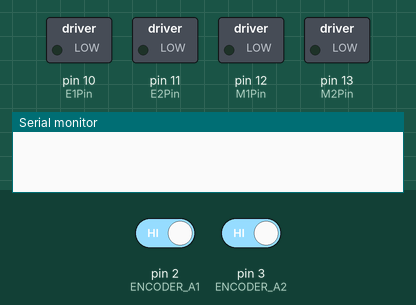
Recording of a sketch running on a simulated Arduino Uno, built with avr-gcc and run on an emulated ATmega328P. Shown: switched loads named in the sketch (green lamp = pin HIGH), the last lines printed to the serial monitor. The test bench sets the inputs (shaded band); at power-on: pin 2 (ENCODER_A1) HIGH, pin 3 (ENCODER_A2) HIGH.

Above: at 0.05 s.
At 0.65 s:
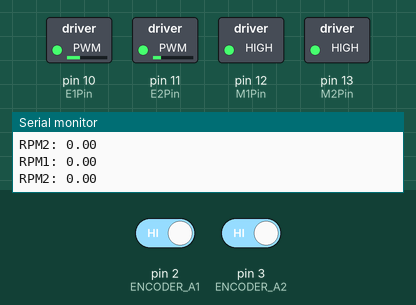
At 1.25 s:
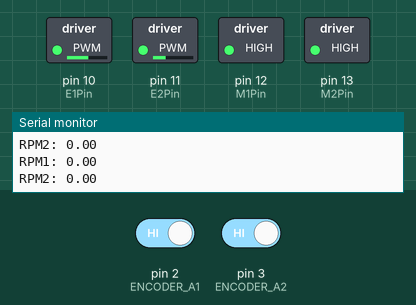
At 2.35 s:
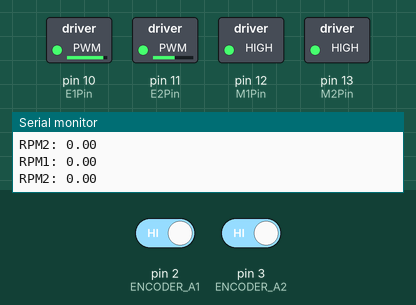
At 3.55 s:
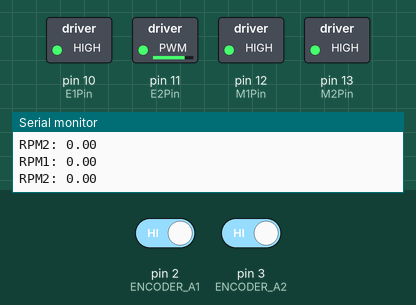
At 4.7 s:
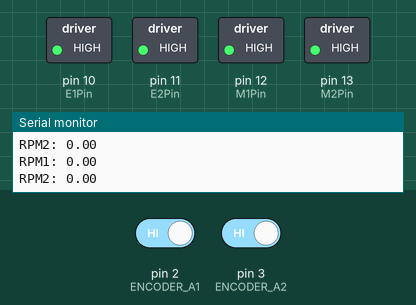
Timing chart, 0 to 6.2 s (numbered marks = the images above):
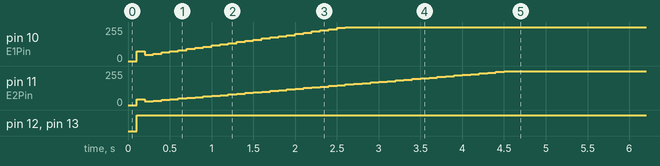

Measured:
- by itself, pin 12 (M1Pin), pin 13 (M2Pin): LOW → HIGH at 0.10 s
- by itself, pin 10 (E1Pin): 0/255 → 72/255 at 0.10 s, → 47/255 0.10 s later, → 56/255 0.10 s later, → 65/255 0.10 s later, … (26 changes in this stretch)
- by itself, pin 11 (E2Pin): 0/255 → 43/255 at 0.10 s, → 28/255 0.10 s later, → 33/255 0.10 s later, → 39/255 0.10 s later, … (46 changes in this stretch)

The sketch:

Dos_Motores.ino
```cpp
//***************************************************//
//***************************************************//
//*****    Velocidad de 2 Motores DC con PID    *****//
//*****                                         *****//
//***** by: Sergio Andres Castaño Giraldo       *****//
//***** https://controlautomaticoeducacion.com/ *****//
//*****                                         *****//
//***************************************************//
//***************************************************//

// this library includes the ATOMIC_BLOCK macro.
#include <util/atomic.h>

#define ENCODER_A1       2 // Amarillo
#define ENCODER_B1       4 // Verde
#define ENCODER_A2       3 // Amarillo
#define ENCODER_B2       5 // Verde


// Pines de Control Shield
const int E1Pin = 10;
const int M1Pin = 12;
const int E2Pin = 11;
const int M2Pin = 13;


//Variable global de pulsos compartida con la interrupción
volatile int pulsos1 = 0, pulsos2 = 0;
unsigned long timeold, lastTime;
float resolution = 374.22;
float resolution1 = 341.2;

//Variables controle PID
float rpm1,rpm2;
float w1=50,w2=30;                    //Referencia
float e1[3]={0,0,0};           // Vetor do erro
float u1[2]={0,0};             //Vector da Lei de Controle
float e2[3]={0,0,0};           // Vetor do erro
float u2[2]={0,0};             //Vector da Lei de Controle
int kU = sizeof(u1)/sizeof(float)-1;
int kE = sizeof(e1)/sizeof(float)-1;
float kp,ti,td;

//Modelo em função de transferência dos Motores
float K=4.2079,tau=0.4776,theta=0.1475;
//Periodo de amostragem
float Ts = 0.1;
float L = theta + Ts/2;
int Tm = 100; //Periodo de amostragem função millis dentro do Loop()

//Estructura del Motor
typedef struct{
  byte enPin;
  byte directionPin;
}Motor;
//Creo el motor
const Motor motor1 = {E1Pin, M1Pin};
const Motor motor2 = {E2Pin, M2Pin};

//Estructura Controle PID
typedef struct{
  //Constantes del PID Digital
     float q0,q1,q2;
     //Saturación
     float u_min,u_max;
}PIDz;

PIDz pid1;
PIDz pid2;

//Constantes de dirección del Motor
const int Forward = LOW;
const int Backward = HIGH;


/*===========================================================================*/
/*=======================    FUNÇÃO DO CONTROLE PID  =======================*/
/*===========================================================================*/
float PID_action(PIDz pid, float *u, float *e){
    float lu;
    // Controle PID
    // e[2] = e(k)
    // e[1] = e(k-1)
    // e[0] = e(k-2)
    // u[0] = u(k-1)
    lu = u[0] + pid.q0*e[2] + pid.q1*e[1] + pid.q2*e[0]; //Ley del controlador PID discreto

    // Anti - Windup
    if (lu >= pid.u_max)
     lu = pid.u_max;

    if (lu <= pid.u_min)
     lu = pid.u_min;

     return(lu);
}

//Função para o PID Discreto atualizar os valores do passado
void update_past(float v[],int kT){
   int i;
   for(i=1;i<=kT;i++){
      v[i-1]=v[i];
   }
}

//Função de interrupção pelo TIMER 1 para o periodo de amostragem do PID
void SampleTime(void)
{
  //Actualiza los vectores u y e
   update_past(u1,kU);
   update_past(e1,kE);
   update_past(u2,kU);
   update_past(e2,kE);

  //Calcula el error actual
   e1[kE] = w1 - rpm1;
   e2[kE] = w2 - rpm2;
   // Calcula la Acción de Control PID
   u1[kU] = PID_action(pid1,u1,e1);
   u2[kU] = PID_action(pid2,u2,e2);

    //Activa el motor dirección Forward con la velocidad
    setMotor(motor1, u1[kU], false);
    setMotor(motor2, u2[kU], false);
}

void setup(){
  // set timer 1 divisor to  1024 for PWM frequency of 30.64 Hz
  //TCCR1B = TCCR1B & B11111000 | B00000101;
  Serial.begin(9600);
  //Encoders como entradas
  pinMode(ENCODER_A1, INPUT);
  pinMode(ENCODER_B1, INPUT);
  pinMode(ENCODER_A2, INPUT);
  pinMode(ENCODER_B2, INPUT);

  //Configura Motor
  pinMode(motor1.enPin, OUTPUT);
  pinMode(motor1.directionPin, OUTPUT);
  pinMode(motor2.enPin, OUTPUT);
  pinMode(motor2.directionPin, OUTPUT);
  //Configurar Interrupción
  timeold = 0;
  lastTime = 0;
  attachInterrupt(digitalPinToInterrupt(ENCODER_A1),Encoder1,RISING);
  attachInterrupt(digitalPinToInterrupt(ENCODER_A2),Encoder2,RISING);


  // ********************************* //
   // ******** SINTONIA DEL PID ZN***** //
   // ********************************* //

   kp=(1.2*tau)/(K*L);
   ti=2*L;
   td=0.5*L;
   //kp = 0.42504;
   //ti = 0.5582;
   //td = 0.0473;
   //PID1
   pid1.q0=kp*(1+Ts/(2*ti)+td/Ts);
   pid1.q1=-kp*(1-Ts/(2*ti)+(2*td)/Ts);
   pid1.q2=(kp*td)/Ts;
   pid1.u_min = 0.0;
   pid1.u_max = 255.0;

   //PID2
   kp=(1.2*tau)/(K*L);
   ti=2*L;
   td=0.5*L;

   pid2.q0=kp*(1+Ts/(2*ti)+td/Ts);
   pid2.q1=-kp*(1-Ts/(2*ti)+(2*td)/Ts);
   pid2.q2=(kp*td)/Ts;
   pid2.u_min = 0.0;
   pid2.u_max = 255.0;
}

void loop(){

  String dato,degC;
  int i,ini,fin,flag=0;

    //Calculo das RPM
    if (millis() - timeold >= 100)
    {
      //Modifica las variables de la interrupción forma atómica
      ATOMIC_BLOCK(ATOMIC_RESTORESTATE){
        rpm1 = float((60.0 * 1000.0 / resolution1 ) / (millis() - timeold) * pulsos1);
        rpm2 = float((60.0 * 1000.0 / resolution ) / (millis() - timeold) * pulsos2);
        timeold = millis();
        pulsos1 = 0;
        pulsos2 = 0;
      }

      Serial.print("RPM1: ");
      Serial.println(rpm1);
      Serial.print("RPM2: ");
      Serial.println(rpm2);
    }

    //Periodo de Amostragem
    if (millis() - lastTime >= Tm)
    {
       SampleTime();
       lastTime = millis();
    }


    //********* Receber dados pelo Serial Monitor  ***************
    // Se recebe: A70$ --> Muda o setpoint do Motor 1 em 70
    // Se recebe: S100$ --> Muda o setpoint do Motor 2 em 100
    if (Serial.available()){
      //leemos el dato enviado
      dato=Serial.readString();
      //Busco el valor del escalon en los datos recibidos
      for(i=0;i<10;i++){
        if(dato[i]=='A' || dato[i]=='S'){
          ini=i+1;
          i=10;
        }
       }
       for(i=ini;i<10;i++){
        if(dato[i]=='$'){
          fin=i;
          i=10;
          flag = 1;
        }
       }
      if(flag == 1){
       // salvo en degC el caracter con el escalon
        degC=dato.substring(ini, fin);
        if(dato[ini-1]=='A')
          w1 = degC.toDouble();   // Convert character string to integers
        if(dato[ini-1]=='S')
          w2 = degC.toDouble();

        flag = 0;
      }
    }

}

//Función para dirección y velocidad del Motor
void setMotor(const Motor motor, int vel, bool dir){
  analogWrite(motor.enPin, vel);
  if(dir)
    digitalWrite(motor.directionPin, Forward);
  else
    digitalWrite(motor.directionPin, Backward);
}


//Función para la lectura del encoder
void Encoder1(){
  //Lectura de Velocidad
  pulsos1++; //Incrementa una revolución

  //Lectura de Posición
    int b = digitalRead(ENCODER_B2);
    if(b > 0){
      //Incremento variable global
      //theta++;
    }
    else{
      //Decremento variable global
      //theta--;
    }
}

void Encoder2(){
  //Lectura de Velocidad
  pulsos2++; //Incrementa una revolución

  //Lectura de Posición
    int b = digitalRead(ENCODER_B2);
    if(b > 0){
      //Incremento variable global
      //theta++;
    }
    else{
      //Decremento variable global
      //theta--;
    }
}
```
